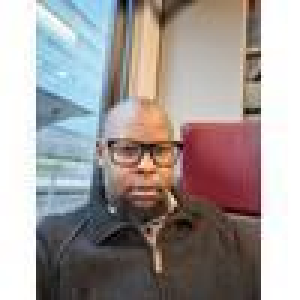
#> input picture app/resources/IMG20240928175814.jpg, 100 x 100 px (shown 3 times larger); its folder holds only this picture in this run
$ python singleim.py
#> lines starting #> are read from the running program, lines starting #| are printed output that depends on the picture
### app/main.py
import numpy as np
import pandas as pd
import cv2
from scipy import ndimage, stats
import matplotlib.pyplot as plt
from skimage import filters, measure, restoration
from skimage.util import view_as_blocks
from scipy.optimize import curve_fit
import os

im_dir = os.path.abspath(os.path.join(os.path.dirname(__file__), "./resources"))

def load_image(image_path):
    """Load image from file path and handle errors"""
#> called with image_path = 'app/resources/IMG20240928175814.jpg'
    if isinstance(image_path, str):
        if not os.path.exists(image_path):
            raise FileNotFoundError(f"Image file not found: {image_path}")
        image = cv2.imread(image_path)
#> image is the input picture: shape (100, 100, 3); mean B, G, R 152.9, 154.8, 162.6
        if image is None:
            raise ValueError(f"Could not load image from: {image_path}")
        image = cv2.cvtColor(image, cv2.COLOR_BGR2RGB)
#| Image shape: (100, 100, 3)
        return image
    elif hasattr(image_path, 'shape'):  # Already an image array
        return image_path
    else:
        raise TypeError("Input must be file path or image array")

# ============================================================================
# ORIGINAL EIGENVALUE-BASED METHOD
# ============================================================================

def extract_patches_original(image, patch_size):
    """Extract overlapping patches from image for eigenvalue analysis"""
#> called with patch_size = 16
    if len(image.shape) == 3:  # Color image
        image = cv2.cvtColor(image, cv2.COLOR_RGB2GRAY)
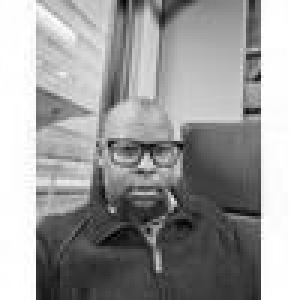
#> image: shape (100, 100) (shown 3 times larger); min 1, max 255, mean 156.9

    # Ensure image is divisible by patch_size
    h, w = image.shape
    h = (h // patch_size) * patch_size
    w = (w // patch_size) * patch_size
    image = image[:h, :w]
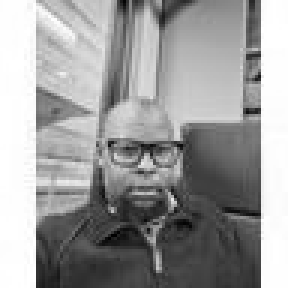
#> image: shape (96, 96) (shown 3 times larger); min 1, max 255, mean 155.1

    patches = view_as_blocks(image, (patch_size, patch_size))
    patches = patches.reshape(-1, patch_size, patch_size)
    return patches

def compute_eigenvalue_entropy(eigenvalues):
    """Compute normalized entropy of eigenvalue distribution"""
    # Remove near-zero eigenvalues for numerical stability
    eigenvalues = eigenvalues[eigenvalues > 1e-10]

    if len(eigenvalues) == 0:
        return 0

    # Normalize to create probability distribution
    p = eigenvalues / np.sum(eigenvalues)

    # Compute Shannon entropy
    entropy = -np.sum(p * np.log2(p + 1e-10))

    # Normalize by maximum possible entropy
    max_entropy = np.log2(len(p))
    return entropy / max_entropy if max_entropy > 0 else 0

def power_law(x, alpha, c):
    """Power law function for eigenvalue decay fitting"""
    return c * (x ** (-alpha))

def fit_power_law_decay(eigenvalues):
    """Fit power law decay to eigenvalues"""
    if len(eigenvalues) < 10:
        return 0

    # Use only the first 80% of eigenvalues to avoid tail noise
    n = len(eigenvalues)
    x = np.arange(1, int(0.8 * n) + 1)
    y = eigenvalues[:int(0.8 * n)]

    try:
        # Initial guess: alpha=1, c=first eigenvalue
        popt, _ = curve_fit(power_law, x, y, p0=[1.0, eigenvalues[0]], maxfev=5000)
        return popt[0]  # Return alpha (decay rate)
    except:
        return 0

def image_signature(image, patch_size=16):
    """
    Original eigenvalue-based signature analysis

    Returns:
    - entropy: normalized eigenvalue entropy
    - decay_rate: power law decay rate of eigenvalues
    - condition_number: ratio of largest to smallest eigenvalue
    """
    try:
        # Extract overlapping patches
        patches = extract_patches_original(image, patch_size)

        if patches.shape[0] < 2:
            return 0, 0, 0

        # Flatten and center
        X = patches.reshape(patches.shape[0], -1).T  # Features as rows
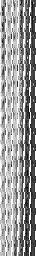
#> X: shape (256, 36); min 1, max 255, mean 155.1
        X_centered = X - np.mean(X, axis=1, keepdims=True)
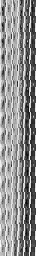
#> X_centered: shape (256, 36) float64; min -161.6, max 126.2, mean 0; drawn with min black and max white

        # Remove patches with zero variance
        patch_vars = np.var(X, axis=0)
#> patch_vars = 36 values, max 9028.3 at index 35, min 29.7 at index 34, mean 2169.1
        X_centered = X_centered[:, patch_vars > 1e-6]

        if X_centered.shape[1] < 2:
            return 0, 0, 0

        # Compute covariance matrix using SVD for stability
        U, s, Vt = np.linalg.svd(X_centered, full_matrices=False)
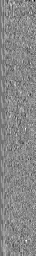
#> U: shape (256, 36) float64; min -0.447, max 0.39, mean -0.00211; drawn with min black and max white
#> s = 36 values, max 5451.2 at index 0, min 1.02e-12 at index 35, mean 570.6
#> (the rest of the program and of its run is left out)
